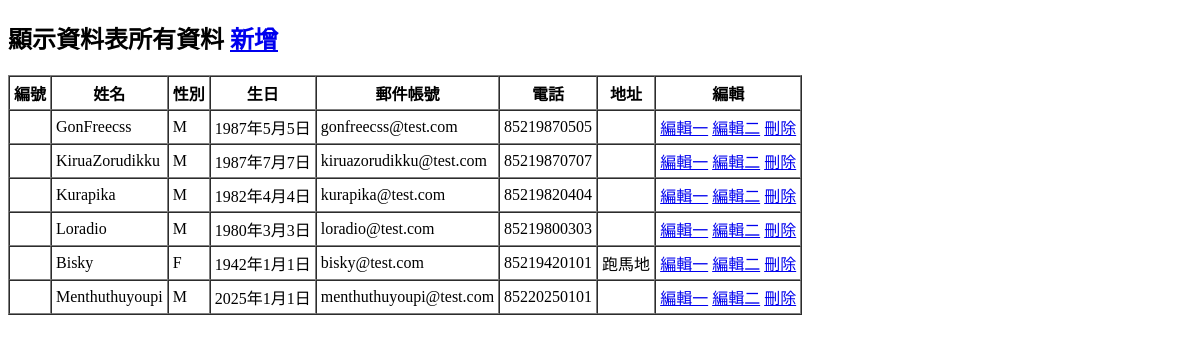
/index/, run on an earlier commit of the app's database.
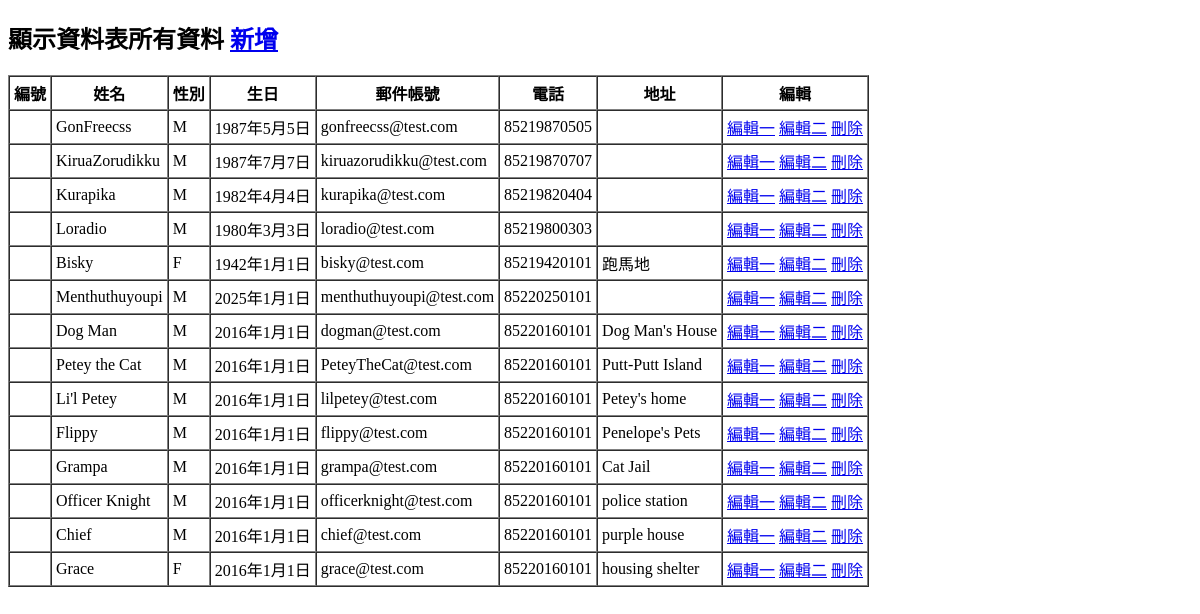
And on a later commit of the database.
### myapp/models.py (models this page shows, shortened)
class Craftsman(models.Model):
    cId = models.PositiveIntegerField(primary_key=False)
    cName = models.CharField(max_length=20, null=False)
    cSex = models.CharField(max_length=2, default='M', null=False)
    cBirthday = models.DateField(null=False)
    cEmail = models.EmailField(max_length=100, blank=True, default='')
    cPhone = models.CharField(max_length=50, blank=True, default='')
    cAddr = models.CharField(max_length=255, blank=True, default='')

### myapp/views.py (the view)
# urls.py: re_path(r'^index/$', views.index),
def index(request, id=None):
    craftsman = Craftsman.objects.all().order_by('id')
    return render(request, "index.html", locals())

### templates/index.html (shortened to what this page needs)
{% extends "base.html" %}
{% block content %}
<h2>顯示資料表所有資料 <a href="/post1/">新增</a></h2>
<form action="." method="GET" name="form1">
    <table border="1" cellspacing="0" cellpadding="4">
        <tr><th>編號</th><th>姓名</th><th>性別</th><th>生日</th><th>郵件帳號</th>
            <th>電話</th><th>地址</th><th>編輯</th></tr>
        {% for Craftsmans in craftsman %}
        <tr><td >{{unit}}</td><td >{{Craftsmans.cName}}</td><td >{{Craftsmans.cSex}}</td>
        <td>{{Craftsmans.cBirthday}}</td><td>{{Craftsmans.cEmail}}</td><td >{{Craftsmans.cPhone}}</td>
        <td >{{Craftsmans.cAddr}}</td>
            <td>
                <a href="/post1/">編輯一</a>
                <a href="/post1/">編輯二</a>
                <a href="/delete/{{Craftsmans.id}}/">刪除</a>
            </td>
        </tr>
        {% endfor %}
    </table>
</form>
{% endblock %}

### templates/base.html (shortened to what this page needs)
<!DOCTYPE html>
<html lang="en">
<head>
</head>
<body>
    {% block content %}  {% endblock  %}
</body>
</html>

What changed in the data, as far as the page shows it:
added Craftsman: cName "Dog Man", cSex "M", cBirthday "2016年1月1日", cEmail "dogman@test.com", cPhone "85220160101", cAddr "Dog Man's House"
added Craftsman: cName "Petey the Cat", cSex "M", cBirthday "2016年1月1日", cEmail "PeteyTheCat@test.com", cPhone "85220160101", cAddr "Putt-Putt Island"
added Craftsman: cName "Li'l Petey", cSex "M", cBirthday "2016年1月1日", cEmail "lilpetey@test.com", cPhone "85220160101", cAddr "Petey's home"
added Craftsman: cName "Flippy", cSex "M", cBirthday "2016年1月1日", cEmail "flippy@test.com", cPhone "85220160101", cAddr "Penelope's Pets"
added Craftsman: cName "Grampa", cSex "M", cBirthday "2016年1月1日", cEmail "grampa@test.com", cPhone "85220160101", cAddr "Cat Jail"
added Craftsman: cName "Officer Knight", cSex "M", cBirthday "2016年1月1日", cEmail "officerknight@test.com", cPhone "85220160101", cAddr "police station"
added Craftsman: cName "Chief", cSex "M", cBirthday "2016年1月1日", cEmail "chief@test.com", cPhone "85220160101", cAddr "purple house"
added Craftsman: cName "Grace", cSex "F", cBirthday "2016年1月1日", cEmail "grace@test.com", cPhone "85220160101", cAddr "housing shelter"
